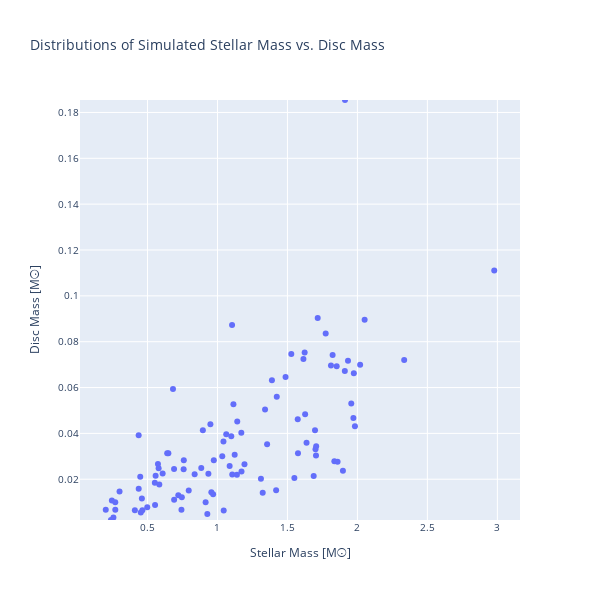
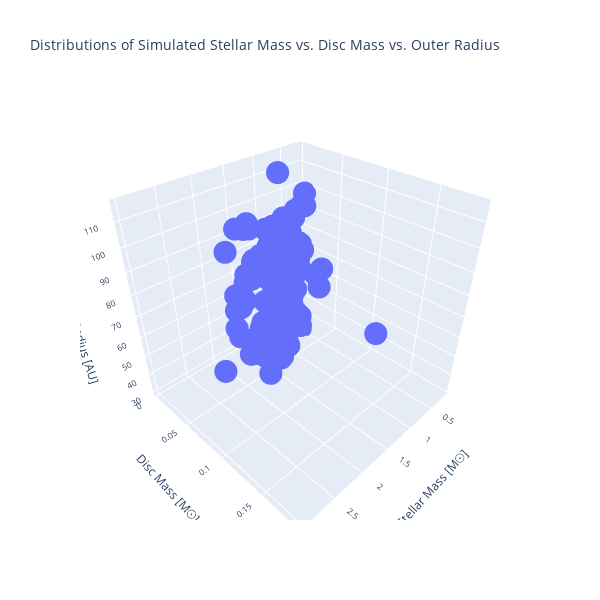

Here is the notebook cell these charts were saved with, in order:
### Code cell
# Automatically determine the y-axis range based on min and max of 'disc_m'
y_min, y_max = df['disc_m'].min(), df['disc_m'].max()

# 2D Scatter Plot with auto-scaled y-axis and square plot area
fig_2d = px.scatter(df, x='m1', y='disc_m',
                    title="Distributions of Simulated Stellar Mass vs. Disc Mass",
                    labels={'m1': 'Stellar Mass [M☉]', 'disc_m': 'Disc Mass [M☉]'})
fig_2d.update_layout(
    yaxis=dict(range=[y_min, y_max]),
    width=600, height=600,  # Set plot area to square
    font=dict(size=10)       # Decrease font size
)
fig_2d.show()
